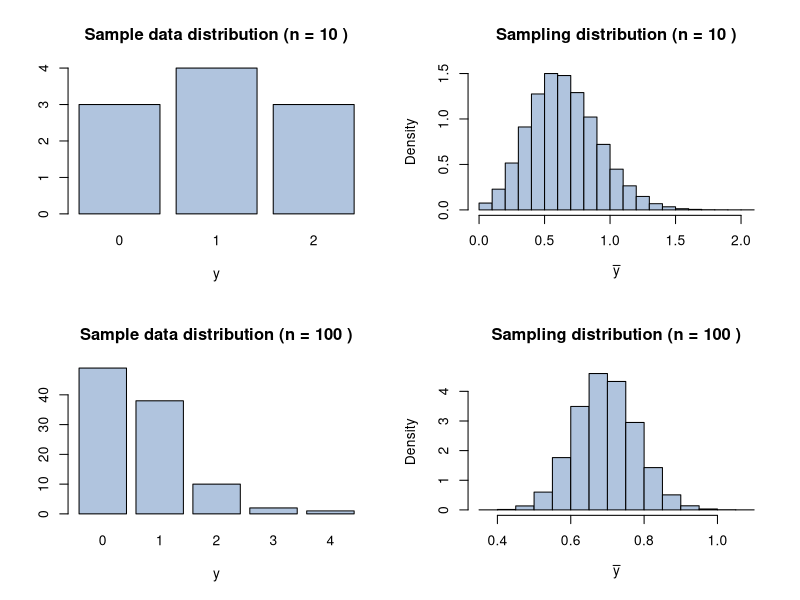
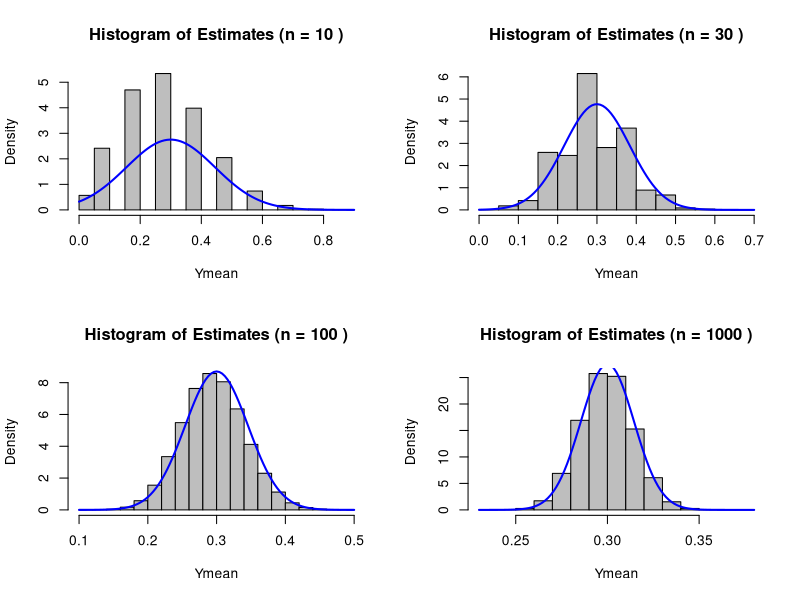

The R source for these figures, in order:
# Function to simulate sampling distribution of the mean for Poisson distribution
pois_CLT <- function(n, mu, B) {
  par(mfrow = c(2, 2))  
  for (i in 1:2) {
    Y <- matrix(rpois(n[i] * B, mu), ncol = n[i])  
    Ymean <- apply(Y, 1, mean)  
    barplot(table(Y[1,]), main = paste("Sample data distribution (n =", n[i], ")"), 
            xlab = "y", col = "lightsteelblue")
    hist(Ymean, main = paste("Sampling distribution (n =", n[i], ")"), 
         xlab = expression(bar(y)), col = "lightsteelblue", probability = TRUE)
  }
}

n <- c(10, 100)
pois_CLT(n, 0.7, 100000)

# Function to perform Monte Carlo estimation of the binomial success probability
CLT_binom <- function(B, n, p) {
  Y <- rbinom(B, n, p)
  Ymean <- Y / n  
  var.mean <- p * (1 - p) / n  
  p.MC <- mean(Ymean)  
  varp.MC <- var(Ymean)  
  hist(Ymean, col = "gray", probability = TRUE, 
       main = paste("Histogram of Estimates (n =", n, ")"))
  curve(dnorm(x, mean = p, sd = sqrt(p * (1 - p) / n)), 
        add = TRUE, col = "blue", lwd = 2)
  return(list(var.mean = var.mean, p.MC = p.MC, varp.MC = varp.MC))
}

par(mfrow = c(2, 2))  
CLT_binom(100000, 10, 0.3)
CLT_binom(100000, 30, 0.3)
CLT_binom(100000, 100, 0.3)
CLT_binom(100000, 1000, 0.3)

# Function to estimate the standard error of the sample median using Monte Carlo
sdmed <- function(B, n, mu, sigma) {
  medians <- rep(0, B)
  for (i in 1:B) {
    y <- rnorm(n, mu, sigma)  
    medians[i] <- median(y)  
  }
  return(sd(medians))  
}

standard_error <- sdmed(1000000, 100, 100, 16)
standard_error
